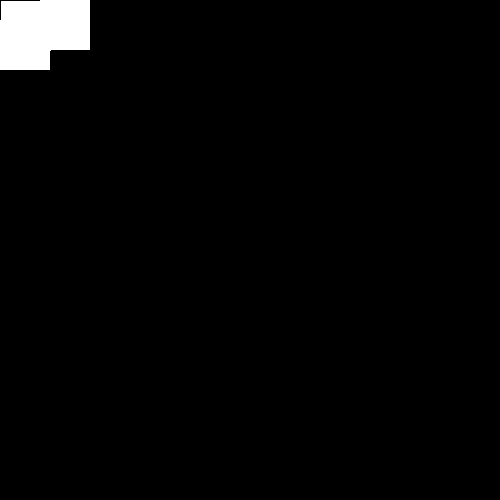
Frame 1 (no input)
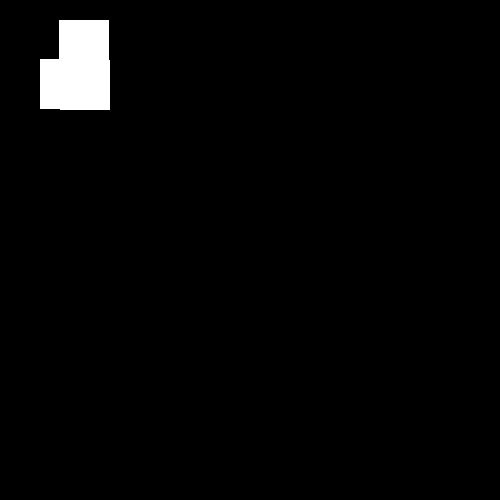
Frame 60 (the mouse pressed at the canvas centre just before this capture)
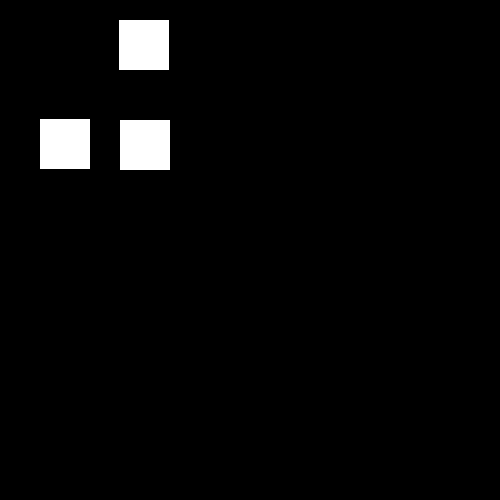
Frame 120 (the mouse held since frame 60 and released just before this capture)

The Processing sketch that drew these frames (run headless with seeded random() and noise(); from frame 60 on, the mouse is pressed at the canvas centre):

// Processing sketch: Excercise_1
// ── Excercise_1.pde

int y = 0;
int i = 0;
void setup(){
  size (500,500);
  fill (255,255,255);
  noStroke();
}
void draw(){
  background(0);
  rect(i,20,50,50);
  i++;
  frameRate(20);
  rect (40,y,50,50);
  y++;
  rect(i,y,50,50);
}
